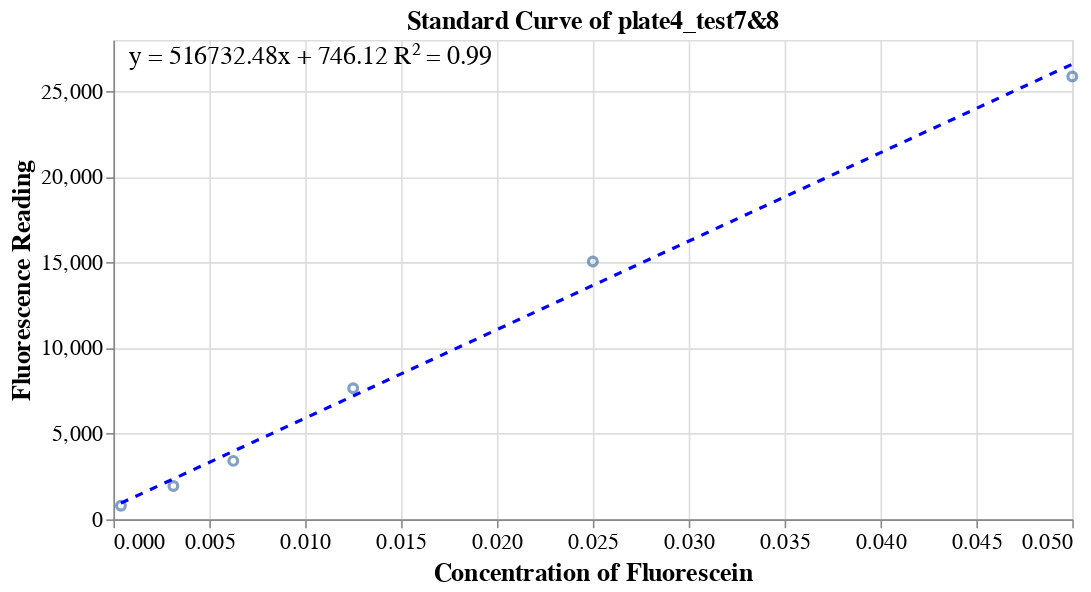

The notebook cell this image was saved under:
### Code cell
plate_sel = 'plate4_test7&8'
cc_data_sub = cc_data[(cc_data.spark_plate == plate_sel) & (cc_data.Test.str.startswith('std'))]
cc_data_sub_sum = cc_data_sub.groupby(['Test'])['value'].mean().reset_index().rename(columns = {'Test':'standard', 'value':'fluorescence_reading'})
cc_data_sub_sum = cc_data_sub_sum[~cc_data_sub_sum.standard.isin(['std1', 'std2'])].merge(cc_std_conc_df, on = 'standard')

# Perform linear regression using numpy
slope, intercept = np.polyfit(cc_data_sub_sum['fluorescein_concentration'], cc_data_sub_sum['fluorescence_reading'], 1)


# Calculate R² value
predicted_response = slope * cc_data_sub_sum['fluorescein_concentration'] + intercept
ss_res = np.sum((cc_data_sub_sum['fluorescence_reading'] - predicted_response) ** 2)
ss_tot = np.sum((cc_data_sub_sum['fluorescence_reading'] - np.mean(cc_data_sub_sum['fluorescence_reading'])) ** 2)
r_squared = 1 - (ss_res / ss_tot)

scatter_plot = alt.Chart(cc_data_sub_sum).mark_point().encode(
    x=alt.X('fluorescein_concentration:Q', title='Concentration of Fluorescein'),
    y=alt.Y('fluorescence_reading:Q', title='Fluorescence Reading')
)


regression_data = pd.DataFrame({
    'fluorescein_concentration': cc_data_sub_sum['fluorescein_concentration'],
    'fluorescence_reading': slope * cc_data_sub_sum['fluorescein_concentration'] + intercept
})


# Add a regression line
regression_line = alt.Chart(regression_data).mark_line(color='blue', strokeDash=[5, 5]).encode(
    x='fluorescein_concentration:Q',
    y= 'fluorescence_reading:Q'
)


# Create text for the regression equation
equation_text = alt.Chart(pd.DataFrame({
#     'text': [f'y = {slope:.2f}x + {intercept:.2f}'],
    'text': [f'y = {slope:.2f}x + {intercept:.2f}\nR² = {r_squared:.2f}'],
    'x': [cc_data_sub_sum['fluorescein_concentration'].min()],
    'y': [slope * cc_data_sub_sum['fluorescein_concentration'].max() + intercept]
})).mark_text(
    align='left', baseline='middle', dx=5, dy=-5, fontSize=16, color='black'
).encode(
    x='x:Q',
    y='y:Q',
    text='text:N'
)

# equation_text

# Combine the scatter plot and regression line
standard_curve4 = alt.layer(scatter_plot, regression_line, equation_text).properties(
    width=600,
    height=300,
    title=f'Standard Curve of {plate_sel}'
).configure_axis(
    titleFontSize=16,
    labelFontSize=14
).configure_title(
    fontSize=16
)

# Display the chart
standard_curve4

### Figure 1 — Vega-Lite specification as saved in the notebook (floating-point values rounded to 4 significant figures)
{"config": {"view": {"continuousWidth": 400, "continuousHeight": 300}, "axis": {"labelFontSize": 14, "titleFontSize": 16}, "title": {"fontSize": 16}}, "layer": [{"data": {"name": "data-7067e5a3d490d32d906883ad4ba9c77c"}, "mark": "point", "encoding": {"x": {"type": "quantitative", "field": "fluorescein_concentration", "title": "Concentration of Fluorescein"}, "y": {"type": "quantitative", "field": "fluorescence_reading", "title": "Fluorescence Reading"}}}, {"data": {"name": "data-aaeec98efc2885bb1fc266323c89ece1"}, "mark": {"type": "line", "color": "blue", "strokeDash": [5, 5]}, "encoding": {"x": {"type": "quantitative", "field": "fluorescein_concentration"}, "y": {"type": "quantitative", "field": "fluorescence_reading"}}}, {"data": {"name": "data-49476c303a4e1e9886a75e57b0daa95b"}, "mark": {"type": "text", "align": "left", "baseline": "middle", "color": "black", "dx": 5, "dy": -5, "fontSize": 16}, "encoding": {"text": {"type": "nominal", "field": "text"}, "x": {"type": "quantitative", "field": "x"}, "y": {"type": "quantitative", "field": "y"}}}], "height": 300, "title": "Standard Curve of plate4_test7&8", "width": 600, "$schema": "https://vega.github.io/schema/vega-lite/v4.8.1.json", "datasets": {"data-7067e5a3d490d32d906883ad4ba9c77c": [{"standard": "std3", "fluorescence_reading": 25870.0, "fluorescein_concentration": 0.05}, {"standard": "std4", "fluorescence_reading": 15060.0, "fluorescein_concentration": 0.025}, {"standard": "std5", "fluorescence_reading": 7658.0, "fluorescein_concentration": 0.0125}, {"standard": "std6", "fluorescence_reading": 3414.0, "fluorescein_concentration": 0.00625}, {"standard": "std7", "fluorescence_reading": 1946.0, "fluorescein_concentration": 0.003125}, {"standard": "std8", "fluorescence_reading": 789.5, "fluorescein_concentration": 0.0003906}], "data-aaeec98efc2885bb1fc266323c89ece1": [{"fluorescein_concentration": 0.05, "fluorescence_reading": 26580.0}, {"fluorescein_concentration": 0.025, "fluorescence_reading": 13660.0}, {"fluorescein_concentration": 0.0125, "fluorescence_reading": 7205.0}, {"fluorescein_concentration": 0.00625, "fluorescence_reading": 3976.0}, {"fluorescein_concentration": 0.003125, "fluorescence_reading": 2361.0}, {"fluorescein_concentration": 0.0003906, "fluorescence_reading": 948.0}], "data-49476c303a4e1e9886a75e57b0daa95b": [{"text": "y = 516732.48x + 746.12\nR² = 0.99", "x": 0.0003906, "y": 26580.0}]}}
